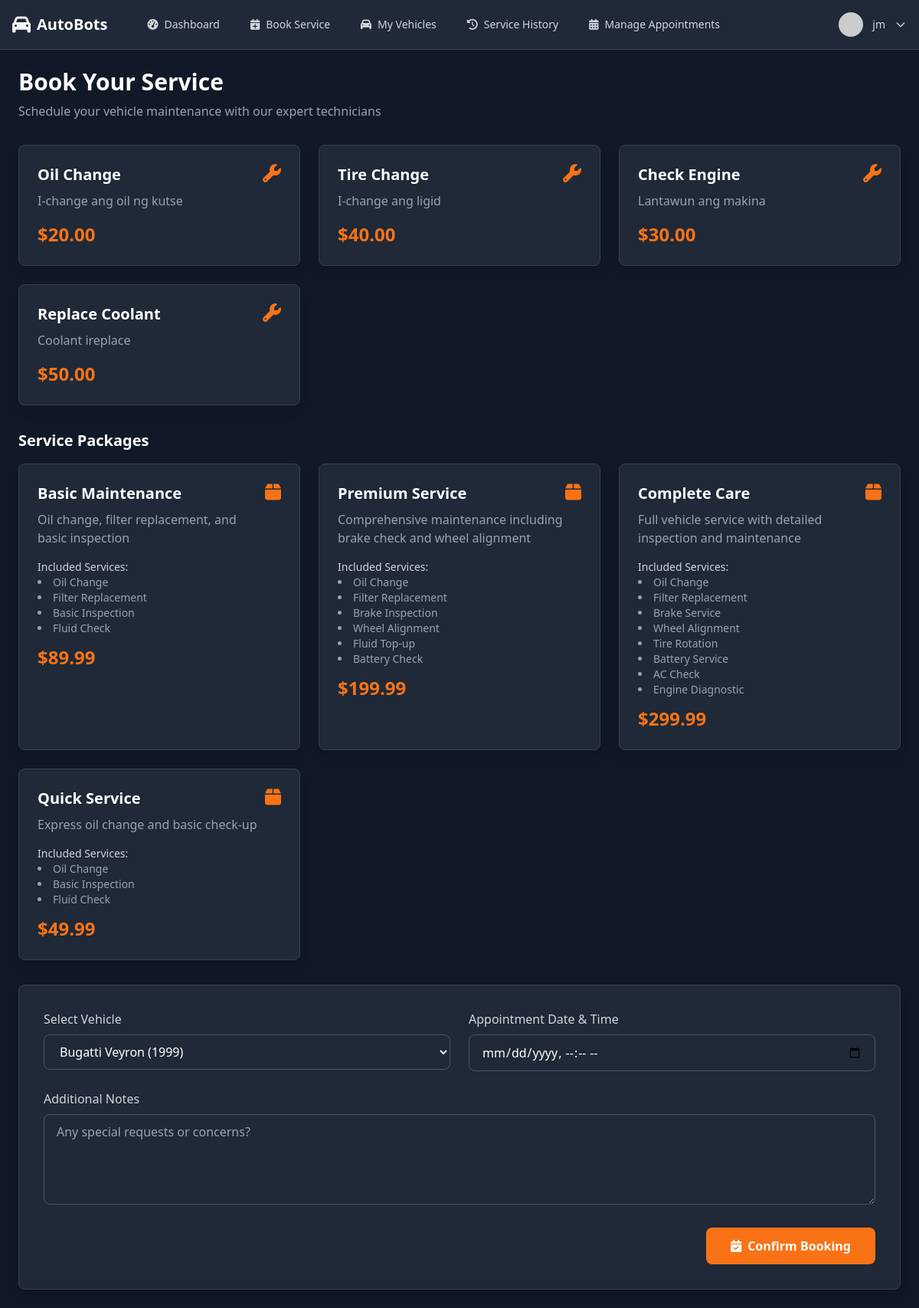
Page /book_appointment.php (signed in) on the committed database.
### tables this page shows
CREATE TABLE `users` (
  `user_id` int(11) NOT NULL,
  `role` enum('admin','technician','customer') NOT NULL,
  `first_name` varchar(50) NOT NULL,
  `last_name` varchar(50) NOT NULL,
  `email` varchar(100) NOT NULL,
  `password` varchar(255) NOT NULL,
  `phone_number` varchar(15) NOT NULL,
  `created_at` timestamp NOT NULL DEFAULT current_timestamp(),
  `updated_at` timestamp NOT NULL DEFAULT current_timestamp() ON UPDATE current_timestamp(),
  `loyalty_points` int(11) DEFAULT 0,
  `notification_preferences` longtext DEFAULT NULL CHECK (json_valid(`notification_preferences`))
);

CREATE TABLE `services` (
  `service_id` int(11) NOT NULL,
  `name` varchar(100) NOT NULL,
  `description` text DEFAULT NULL,
  `price` decimal(10,2) NOT NULL,
  `duration_minutes` int(11) NOT NULL,
  `created_at` timestamp NOT NULL DEFAULT current_timestamp(),
  `updated_at` timestamp NOT NULL DEFAULT current_timestamp() ON UPDATE current_timestamp()
);

CREATE TABLE `service_packages` (
  `package_id` int(11) NOT NULL,
  `name` varchar(100) NOT NULL,
  `description` text DEFAULT NULL,
  `price` decimal(10,2) NOT NULL,
  `duration_minutes` int(11) NOT NULL,
  `included_services` text DEFAULT NULL,
  `discount_percentage` int(11) DEFAULT 0,
  `is_active` tinyint(1) DEFAULT 1,
  `created_at` timestamp NOT NULL DEFAULT current_timestamp(),
  `updated_at` timestamp NOT NULL DEFAULT current_timestamp() ON UPDATE current_timestamp()
);

### book_appointment.php (the view, shortened to what this page needs)
<?php
include 'includes/db.php';
$user_id = $_SESSION['user_id'];
$user_sql = "SELECT * FROM users WHERE user_id = ?";
$stmt = $conn->prepare($user_sql);
$stmt->bind_param("i", $user_id);
$stmt->execute();
$user_data = $stmt->get_result()->fetch_assoc();
$sql_vehicles = "SELECT * FROM vehicles WHERE user_id = ?";
$stmt = $conn->prepare($sql_vehicles);
$stmt->bind_param("i", $user_id);
$stmt->execute();
$result_vehicles = $stmt->get_result();
$sql_services = "SELECT * FROM services";
$result_services = $conn->query($sql_services);
$sql_packages = "SELECT * FROM service_packages WHERE is_active = 1";
$result_packages = $conn->query($sql_packages);
?>
<!DOCTYPE html>
<html lang="en">
<head>
    <link href="https://cdn.jsdelivr.net/npm/tailwindcss@2.2.19/dist/tailwind.min.css" rel="stylesheet">
    <link rel="stylesheet" href="https://cdnjs.cloudflare.com/ajax/libs/font-awesome/6.0.0/css/all.min.css">
</head>
<body class="bg-gray-900 text-gray-100">
    <div x-data="{ showLogoutModal: false, isOpen: false }">
        <nav class="bg-gray-800 border-b border-gray-700">
    <div class="max-w-7xl mx-auto px-4">
        <div class="flex items-center justify-between h-16">
            <div class="flex items-center">
                <a href="customer_dashboard.php" class="flex items-center">
                    <i class="fas fa-car text-orange-500 text-2xl"></i>
                    <span class="ml-2 text-xl font-bold text-white">AutoBots</span>
                </a>
                <div class="hidden md:block ml-10">
                    <div class="flex items-center space-x-4">
                        <a href="customer_dashboard.php"
                           class="text-gray-300 hover:bg-gray-700 hover:text-white px-3 py-2 rounded-md text-sm font-medium">
                            <i class="fas fa-tachometer-alt mr-2"></i>Dashboard
                        </a>
                        <a href="book_appointment.php"
                               class="text-gray-300 hover:bg-gray-700 hover:text-white px-3 py-2 rounded-md text-sm font-medium">
                                <i class="fas fa-calendar-plus mr-2"></i>Book Service
                            </a>
                        <a href="manage_vehicles.php"
                           class="text-gray-300 hover:bg-gray-700 hover:text-white px-3 py-2 rounded-md text-sm font-medium">
                            <i class="fas fa-car mr-2"></i>My Vehicles
                        </a>
                        <a href="service_history.php"
                           class="text-gray-300 hover:bg-gray-700 hover:text-white px-3 py-2 rounded-md text-sm font-medium">
                            <i class="fas fa-history mr-2"></i>Service History
                        </a>
                        <a href="customer_manage_appointments.php"
                           class="text-gray-300 hover:bg-gray-700 hover:text-white px-3 py-2 rounded-md text-sm font-medium">
                            <i class="fas fa-calendar-alt mr-2"></i>Manage Appointments
                        </a>
                    </div>
                </div>
            </div>
            <div class="hidden md:flex items-center">
                <div x-data="{ isOpen: false }" @click.away="isOpen = false" class="relative">
                    <button @click="isOpen = !isOpen"
                            class="flex items-center space-x-3 text-gray-300 hover:text-white focus:outline-none"
                            type="button">
                        <img src="https://ui-avatars.com/api/?name=<?php echo urlencode($user_data['first_name'] . ' ' . $user_data['last_name']); ?>&background=F97316&color=fff"
                             class="h-8 w-8 rounded-full">
                        <span class="text-sm font-medium"><?php echo htmlspecialchars($user_data['first_name']); ?></span>
                        <svg class="w-4 h-4 ml-1" :class="{'rotate-180': isOpen}" fill="none" stroke="currentColor" viewBox="0 0 24 24">
                            <path stroke-linecap="round" stroke-linejoin="round" stroke-width="2" d="M19 9l-7 7-7-7"></path>
                        </svg>
                    </button>
                </div>
            </div>
        </div>
    </div>
</nav>
    <div class="max-w-7xl mx-auto p-6">
        <div class="mb-8">
            <h1 class="text-3xl font-bold text-white mb-2">Book Your Service</h1>
            <p class="text-gray-400">Schedule your vehicle maintenance with our expert technicians</p>
        </div>
        <div class="grid grid-cols-1 md:grid-cols-3 gap-6 mb-8">
            <?php while($service = $result_services->fetch_assoc()): ?>
                <div class="bg-dark-gray rounded-lg p-6 shadow-lg border border-gray-700 hover:border-orange transition cursor-pointer service-card"
                     data-service-id="<?php echo $service['service_id']; ?>">
                    <div class="flex justify-between items-start">
                        <div>
                            <h3 class="text-xl font-semibold text-white mb-2"><?php echo htmlspecialchars($service['name']); ?></h3>
                            <p class="text-gray-400 mb-4"><?php echo htmlspecialchars($service['description']); ?></p>
                            <span class="text-orange text-2xl font-bold">$<?php echo number_format($service['price'], 2); ?></span>
                        </div>
                        <i class="fas fa-wrench text-orange text-2xl"></i>
                    </div>
                </div>
            <?php endwhile; ?>
        </div>
        <div class="mb-8">
            <h2 class="text-xl font-semibold text-white mb-4">Service Packages</h2>
            <div class="grid grid-cols-1 md:grid-cols-3 gap-6">
                <?php while($package = $result_packages->fetch_assoc()): ?>
                    <div class="bg-dark-gray rounded-lg p-6 shadow-lg border border-gray-700 hover:border-orange transition cursor-pointer package-card"
                         data-package-id="<?php echo $package['package_id']; ?>">
                        <div class="flex justify-between items-start">
                            <div>
                                <h3 class="text-xl font-semibold text-white mb-2"><?php echo htmlspecialchars($package['name']); ?></h3>
                                <p class="text-gray-400 mb-4"><?php echo htmlspecialchars($package['description']); ?></p>
                                <div class="mb-3">
                                    <h4 class="text-sm font-medium text-gray-300">Included Services:</h4>
                                    <ul class="list-disc list-inside text-gray-400 text-sm">
                                        <?php foreach(explode(',', $package['included_services']) as $service): ?>
                                            <li><?php echo htmlspecialchars($service); ?></li>
                                        <?php endforeach; ?>
                                    </ul>
                                </div>
                                <span class="text-orange text-2xl font-bold">$<?php echo number_format($package['price'], 2); ?></span>
                            </div>
                            <i class="fas fa-box text-orange text-2xl"></i>
                        </div>
                    </div>
                <?php endwhile; ?>
            </div>
        </div>
        <div class="bg-dark-gray rounded-lg p-8 shadow-lg border border-gray-700">
            <form method="post" action="" class="space-y-6" id="bookingForm">
                <div class="grid grid-cols-1 md:grid-cols-2 gap-6">
                    <div>
                        <label class="block text-gray-300 mb-2">Select Vehicle</label>
                        <select name="vehicle_id" required
                                class="w-full bg-gray-800 border border-gray-600 text-white rounded-lg px-4 py-2.5 focus:border-orange focus:ring-orange transition">
                            <?php
                            $result_vehicles->data_seek(0);
                            while($vehicle = $result_vehicles->fetch_assoc()): ?>
                                <option value="<?php echo $vehicle['vehicle_id']; ?>">
                                    <?php echo htmlspecialchars($vehicle['make'] . ' ' . $vehicle['model'] . ' (' . $vehicle['year'] . ')'); ?>
                                </option>
                            <?php endwhile; ?>
                        </select>
                    </div>
                    <div>
                        <label class="block text-gray-300 mb-2">Appointment Date & Time</label>
                        <input type="datetime-local"
                               id="appointment_datetime"
                               name="appointment_date"
                               class="w-full bg-gray-800 border border-gray-600 text-white rounded-lg px-4 py-2.5 focus:border-orange focus:ring-orange transition"
                               required>
                    </div>
                </div>
                <div>
                    <label class="block text-gray-300 mb-2">Additional Notes</label>
                    <textarea name="notes" rows="4"
                            class="w-full bg-gray-800 border border-gray-600 text-white rounded-lg px-4 py-2.5 focus:border-orange focus:ring-orange transition"
                            placeholder="Any special requests or concerns?"></textarea>
                </div>
                <div class="flex justify-end">
                    <button type="submit"
                            class="bg-orange hover:bg-orange-600 text-white px-8 py-3 rounded-lg font-semibold transition flex items-center space-x-2">
                        <i class="fas fa-calendar-check"></i>
                        <span>Confirm Booking</span>
                    </button>
                </div>
            </form>
        </div>
    </div>
</body>
</html>

### book_appointment.php (style rules this page uses)
.bg-dark-gray { background-color: #1F2937; }
.bg-orange { background-color: #F97316; }
.text-orange { color: #F97316; }

### rows in the picture
users: first_name "jm"
services: name "Oil Change", description "I-change ang oil ng kutse", price "20.00"
services: name "Tire Change", description "I-change ang ligid", price "40.00"
services: name "Check Engine", description "Lantawun ang makina", price "30.00"
services: name "Replace Coolant", description "Coolant ireplace", price "50.00"
service_packages: name "Basic Maintenance", description "Oil change, filter replacement, and basic inspection", included_services "Oil Change", included_services "Filter Replacement", included_services "Basic Inspection", included_services "Fluid Check", price "89.99"
service_packages: name "Premium Service", description "Comprehensive maintenance including brake check and wheel alignment", included_services "Oil Change", included_services "Filter Replacement", included_services "Brake Inspection", included_services "Wheel Alignment", included_services "Fluid Top-up", included_services "Battery Check", price "199.99"
service_packages: name "Complete Care", description "Full vehicle service with detailed inspection and maintenance", included_services "Oil Change", included_services "Filter Replacement", included_services "Brake Service", included_services "Wheel Alignment", included_services "Tire Rotation", included_services "Battery Service", included_services "AC Check", included_services "Engine Diagnostic", price "299.99"
service_packages: name "Quick Service", description "Express oil change and basic check-up", included_services "Oil Change", included_services "Basic Inspection", included_services "Fluid Check", price "49.99"

### other values in the picture
form field vehicle_id "Bugatti Veyron (1999)"
